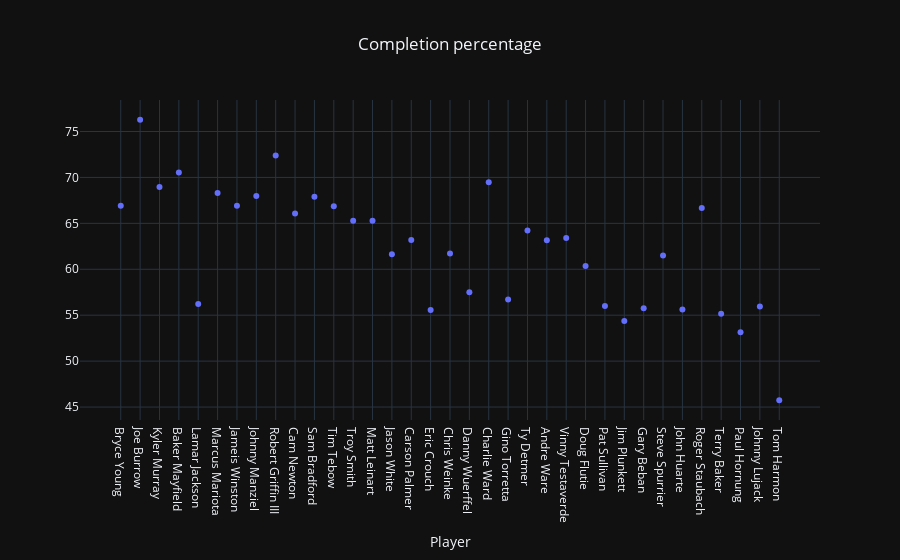

Write notebook code for a chart like this one.
### Code cell
df["Comp_per"] = (df["Completions"]/df["Attempts"]) *100
df.Comp_per = df.Comp_per.round(2)
df_qb = df[df["Comp_per"] > 0]
fig = px.scatter(
    df_qb,
    x="Player",
    y="Comp_per",
    title="Completion percentage")
fig.update_layout(
    template="plotly_dark",
    font_family="Open sans",
    yaxis_title="",
    title=dict(x=0.5))
fig.show()

### Figure 1 — Plotly figure (JSON) as saved in the notebook; plotly's stock layout.template omitted (floating-point values rounded to 4 significant figures)
{"data": [{"hovertemplate": "Player=%{x}<br>Comp_per=%{y}<extra></extra>", "legendgroup": "", "marker": {"color": "#636efa", "symbol": "circle"}, "mode": "markers", "name": "", "orientation": "v", "showlegend": false, "type": "scatter", "x": ["Bryce Young", "Joe Burrow", "Kyler Murray", "Baker Mayfield", "Lamar Jackson", "Marcus Mariota", "Jameis Winston", "Johnny Manziel", "Robert Griffin III", "Cam Newton", "Sam Bradford", "Tim Tebow", "Troy Smith", "Matt Leinart", "Jason White", "Carson Palmer", "Eric Crouch", "Chris Weinke", "Danny Wuerffel", "Charlie Ward", "Gino Torretta", "Ty Detmer", "Andre Ware", "Vinny Testaverde", "Doug Flutie", "Pat Sullivan", "Jim Plunkett", "Gary Beban", "Steve Spurrier", "John Huarte", "Roger Staubach", "Terry Baker", "Paul Hornung", "Johnny Lujack", "Tom Harmon"], "xaxis": "x", "y": [66.91, 76.28, 68.97, 70.54, 56.23, 68.31, 66.93, 67.97, 72.39, 66.07, 67.91, 66.86, 65.27, 65.29, 61.64, 63.19, 55.56, 61.72, 57.5, 69.47, 56.72, 64.23, 63.15, 63.41, 60.36, 56, 54.38, 55.77, 61.51, 55.61, 66.67, 55.17, 53.15, 55.96, 45.74], "yaxis": "y"}], "layout": {"autosize": true, "font": {"family": "Open sans"}, "legend": {"tracegroupgap": 0}, "title": {"text": "Completion percentage", "x": 0.5}, "xaxis": {"anchor": "y", "autorange": true, "domain": [0, 1], "range": [-2.025, 36.02], "title": {"text": "Player"}, "type": "category"}, "yaxis": {"anchor": "x", "autorange": true, "domain": [0, 1], "range": [43.15, 78.87], "title": {"text": ""}, "type": "linear"}}}
